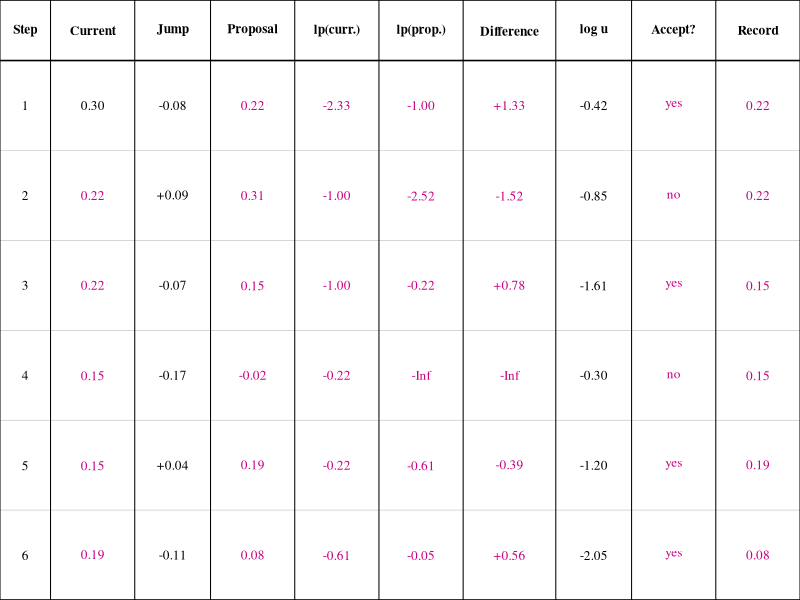
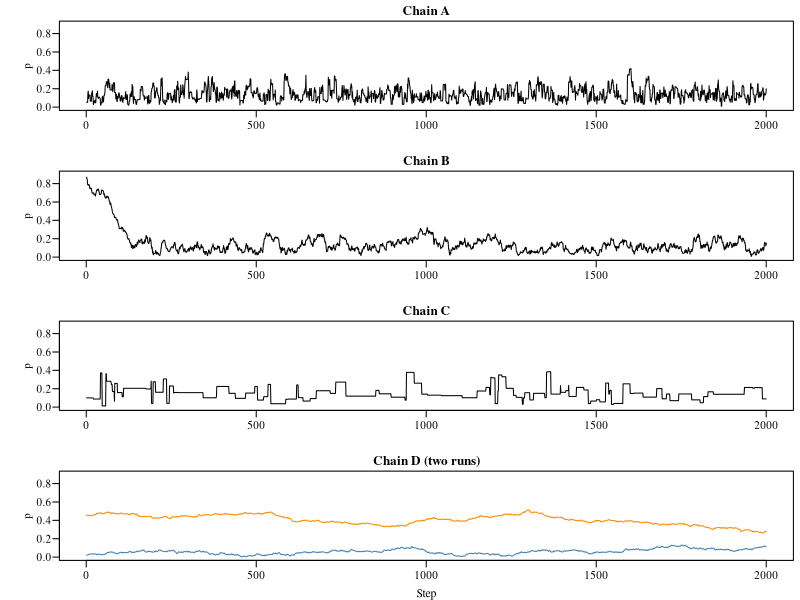
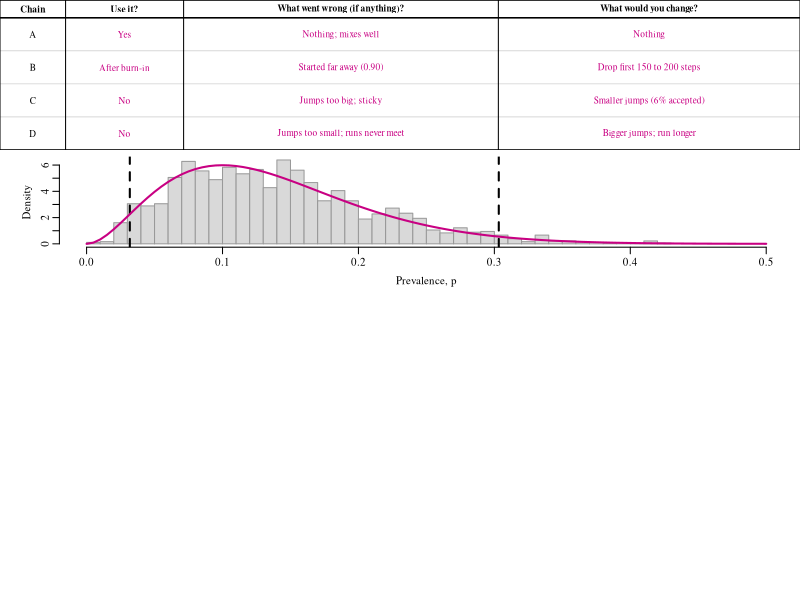

These figures' R source, in order:
## ---- chunk 1
knitr::opts_chunk$set(echo = FALSE, warning = FALSE, message = FALSE,
                       fig.width = 6.5, fig.height = 0.3)
ans_col <- rgb(200, 0, 130, maxColorValue = 255)

# draws a table; cells flagged TRUE in `ans` are drawn in the answer color
blank_table <- function(headers, body, col_widths = NULL,
                        header_height = 0.35, row_height = 0.5,
                        cex = 0.95, ans = NULL) {
  nc <- length(headers); nr <- length(body)
  if (is.null(col_widths)) col_widths <- rep(1, nc)
  col_widths <- col_widths / sum(col_widths)
  cx <- c(0, cumsum(col_widths))
  h_total <- header_height + nr * row_height
  par(mar = c(0, 0, 0, 0), family = "serif")
  plot(NA, xlim = c(0, 1), ylim = c(0, h_total), axes = FALSE, xlab = "", ylab = "",
       xaxs = "i", yaxs = "i")
  y <- h_total
  segments(0, y, 1, y, lwd = 1.5)
  y <- y - header_height
  segments(0, y, 1, y, lwd = 1.5)
  for (i in seq_len(nr)) {
    y <- y - row_height
    segments(0, y, 1, y, lwd = if (i == nr) 1.5 else 0.5,
             col = if (i == nr) "black" else "grey70")
  }
  for (v in cx) segments(v, 0, v, h_total, lwd = 1)
  yh <- h_total - header_height / 2
  for (j in seq_len(nc)) text((cx[j] + cx[j + 1]) / 2, yh, labels = headers[[j]], font = 2, cex = cex)
  y <- h_total - header_height
  for (i in seq_len(nr)) {
    yc <- y - row_height / 2
    for (j in seq_len(nc)) {
      val <- body[[i]][[j]]
      is_ans <- !is.null(ans) && ans[[i]][[j]]
      if (!identical(val, "")) text((cx[j] + cx[j + 1]) / 2, yc, labels = val, cex = cex,
                                    col = if (is_ans) ans_col else "black")
    }
    y <- y - row_height
  }
}

# log posterior for 2 positives of 20 with a flat prior, shifted so its maximum is 0
k <- 2
n <- 20
log_post <- function(p) {
  if (p <= 0 || p >= 1) return(-Inf)
  k * log(p) + (n - k) * log(1 - p) - (k * log(0.1) + (n - k) * log(0.9))
}

# Metropolis sampler for p; returns the chain
metropolis <- function(start, step_sd, n_steps) {
  chain <- numeric(n_steps)
  current <- start
  lp_current <- log_post(current)
  n_accept <- 0
  for (i in seq_len(n_steps)) {
    proposal <- current + rnorm(1, 0, step_sd)
    lp_prop <- log_post(proposal)
    if (log(runif(1)) < lp_prop - lp_current) {
      current <- proposal
      lp_current <- lp_prop
      n_accept <- n_accept + 1
    }
    chain[i] <- current
  }
  attr(chain, "accept_rate") <- n_accept / n_steps
  chain
}

n_steps <- 2000
set.seed(11); chain_a <- metropolis(0.10, 0.08, n_steps)
set.seed(12); chain_b <- metropolis(0.90, 0.02, n_steps)
set.seed(13); chain_c <- metropolis(0.10, 1.5, n_steps)
set.seed(14); chain_d1 <- metropolis(0.02, 0.003, n_steps)
set.seed(15); chain_d2 <- metropolis(0.45, 0.003, n_steps)

burn <- 200
keep_a <- chain_a[-seq_len(burn)]
f2 <- function(v) formatC(v, format = "f", digits = 2)
f3 <- function(v) formatC(v, format = "f", digits = 3)

# 1a: six hand steps, using table values rounded to 2 decimals
jumps <- c(-0.08, 0.09, -0.07, -0.17, 0.04, -0.11)
log_u <- c(-0.42, -0.85, -1.61, -0.30, -1.20, -2.05)
lp_r <- function(p) round(log_post(p), 2)
fmt_lp <- function(v) if (is.finite(v)) f2(v) else "-Inf"
current <- 0.30
steps <- vector("list", 6)
for (i in seq_along(jumps)) {
  proposal <- round(current + jumps[i], 2)
  diff <- lp_r(proposal) - lp_r(current)
  accept <- log_u[i] < diff
  steps[[i]] <- list(current = current, proposal = proposal, diff = diff,
                     accept = accept, record = if (accept) proposal else current)
  if (accept) current <- proposal
}
records <- sapply(steps, `[[`, "record")
accepted <- sapply(steps, `[[`, "accept")
## ---- chunk 2
p_grid <- seq(0.01, 0.40, by = 0.01)
lp_grid <- sapply(p_grid, log_post)
cells <- paste0(f2(p_grid), ": ", f2(lp_grid))
lookup <- matrix(cells, nrow = 10)
knitr::kable(lookup, col.names = rep("p: log posterior", 4), align = "cccc")
## ---- chunk 3
jump_txt <- c("-0.08", "+0.09", "-0.07", "-0.17", "+0.04", "-0.11")
rows <- lapply(1:6, function(i) {
  s <- steps[[i]]
  c(as.character(i), f2(s$current), jump_txt[i], f2(s$proposal),
    fmt_lp(lp_r(s$current)), fmt_lp(lp_r(s$proposal)),
    if (is.finite(s$diff)) sprintf("%+.2f", s$diff) else "-Inf",
    f2(log_u[i]), if (s$accept) "yes" else "no", f2(s$record))
})
ans_flags <- lapply(1:6, function(i) {
  c(FALSE, i > 1, FALSE, TRUE, TRUE, TRUE, TRUE, FALSE, TRUE, TRUE)
})
blank_table(c("Step", "Current", "Jump", "Proposal", "lp(curr.)", "lp(prop.)",
              "Difference", "log u", "Accept?", "Record"),
            rows, col_widths = c(0.6, 1, 0.9, 1, 1, 1, 1.1, 0.9, 1, 1),
            row_height = 0.52, cex = 0.8, ans = ans_flags)
## ---- chunk 4
par(mfrow = c(4, 1), mar = c(3, 4.5, 1.6, 0.5), mgp = c(2, 0.6, 0))
plot_trace <- function(ch, label, col = "black") {
  plot(ch, type = "l", ylim = c(0, 0.9), col = col, xlab = "", ylab = "p",
       main = label, las = 1)
}
plot_trace(chain_a, "Chain A")
plot_trace(chain_b, "Chain B")
plot_trace(chain_c, "Chain C")
plot_trace(chain_d1, "Chain D (two runs)", "steelblue")
lines(chain_d2, col = "darkorange")
mtext("Step", side = 1, line = 2, cex = 0.7)
## ---- chunk 5
blank_table(c("Chain", "Use it?", "What went wrong (if anything)?", "What would you change?"),
            list(c("A", "Yes", "Nothing; mixes well", "Nothing"),
                 c("B", "After burn-in", "Started far away (0.90)", "Drop first 150 to 200 steps"),
                 c("C", "No", "Jumps too big; sticky",
                   paste0("Smaller jumps (", round(100 * attr(chain_c, "accept_rate")), "% accepted)")),
                 c("D", "No", "Jumps too small; runs never meet", "Bigger jumps; run longer")),
            col_widths = c(0.5, 0.9, 2.4, 2.3), row_height = 0.65, cex = 0.85,
            ans = rep(list(c(FALSE, TRUE, TRUE, TRUE)), 4))
## ---- chunk 6
par(mar = c(4, 4.5, 0.5, 0.5))
hist(keep_a, breaks = 40, freq = FALSE, main = "", xlab = "Prevalence, p",
     ylab = "Density", col = "grey85", border = "grey60", xlim = c(0, 0.5))
abline(v = quantile(keep_a, c(0.025, 0.975)), lty = 2, lwd = 2)
curve(dbeta(x, 3, 19), add = TRUE, lwd = 2, col = ans_col)
